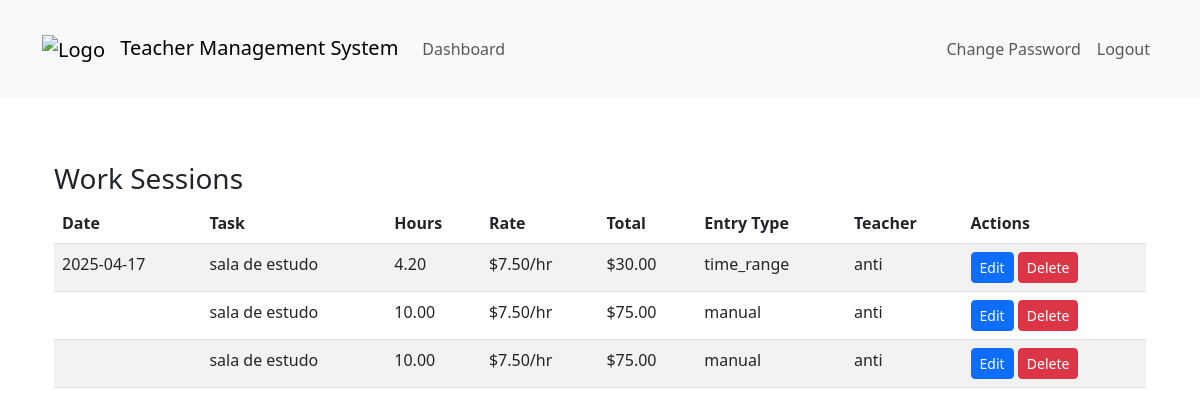
/dashboard/dashboard/superuser/work-sessions/ (signed in), run on the app's committed database.
### teachers_app/models.py (models this page shows, shortened)
class WorkSession(models.Model):
    ENTRY_TYPE_CHOICES = [
        ('manual', 'Manual Hours Input'),
        ('clock', 'Clock In/Out'),
        ('time_range', 'Time Range'),
    ]
    teacher = models.ForeignKey(Teacher, on_delete=models.CASCADE)
    task = models.ForeignKey(Task, on_delete=models.CASCADE)
    entry_type = models.CharField(max_length=10, choices=ENTRY_TYPE_CHOICES)
    hourly_rate = models.DecimalField(max_digits=10, decimal_places=2, null=True, blank=True)  # Store the hourly rate at creation time
    stored_hours = models.DecimalField(max_digits=10, decimal_places=2, null=True, blank=True)  # Store the hours at creation time
    is_deleted = models.BooleanField(default=False)
    deleted_at = models.DateTimeField(null=True, blank=True)
    manual_hours = models.DecimalField(max_digits=5, decimal_places=2, null=True, blank=True)
    clock_in = models.DateTimeField(null=True, blank=True)
    clock_out = models.DateTimeField(null=True, blank=True)
    start_time = models.DateTimeField(null=True, blank=True)
    end_time = models.DateTimeField(null=True, blank=True)
    created_at = models.DateTimeField(auto_now_add=True)
    total_amount = models.DecimalField(max_digits=10, decimal_places=2, null=True, blank=True)
    def calculated_hours(self):
        if self.entry_type == 'manual' and self.manual_hours:
            return self.manual_hours
        elif self.entry_type == 'clock' and self.clock_in and self.clock_out:
            duration = self.clock_out - self.clock_in
            return duration.total_seconds() / 3600  # Return hours
        elif self.entry_type == 'time_range' and self.start_time and self.end_time:
            duration = self.end_time - self.start_time
            return duration.total_seconds() / 3600  # Return hours
        return None  # Return None if no valid data

class Task(models.Model):
    name = models.CharField(max_length=200)
    description = models.TextField(blank=True, null=True)
    duration = models.DurationField(null=True, blank=True)
    price = models.DecimalField(max_digits=10, decimal_places=2, default=0.00)
    hourly_rate = models.DecimalField(max_digits=10, decimal_places=2)
    created_at = models.DateTimeField(auto_now_add=True)
    updated_at = models.DateTimeField(auto_now=True)
    is_active = models.BooleanField(default=True)

class Teacher(models.Model):
    user = models.OneToOneField(CustomUser, on_delete=models.CASCADE)
    subjects = models.CharField(max_length=200, blank=True, help_text="Optional: List of subjects taught")

class CustomUser(AbstractUser):
    is_student   = models.BooleanField(default=False)
    is_teacher = models.BooleanField(default=False)
    is_inspector = models.BooleanField(default=False)

### teachers_app/views.py (the view)
# urls.py: path('dashboard/superuser/work-sessions/', views.list_work_sessions, name='superuser_list_work_sessions'),
@login_required
@user_passes_test(lambda u: u.is_superuser)
def list_work_sessions(request):
    work_sessions = WorkSession.objects.select_related('task', 'teacher').order_by('-start_time')
    context = {
        'work_sessions': work_sessions
    }
    return render(request, 'superuser/list_work_sessions.html', context)

### templates/superuser/list_work_sessions.html (shortened to what this page needs)
{% extends 'base.html' %}
{% load static %}
{% block content %}
<div class="container">
    <h3>Work Sessions</h3>
    <div class="row">
        <div class="col-md-12">
            <table class="table table-striped">
                <thead>
                    <tr>
                        <th>Date</th>
                        <th>Task</th>
                        <th>Hours</th>
                        <th>Rate</th>
                        <th>Total</th>
                        <th>Entry Type</th>
                        <th>Teacher</th>
                        <th>Actions</th>
                    </tr>
                </thead>
                <tbody>
                    {% for session in work_sessions %}
                    <tr>
                        <td>{{ session.start_time|date:"Y-m-d" }}</td>
                        <td>{{ session.task.name }}</td>
                        <td>{{ session.calculated_hours|floatformat:2 }}</td>
                        <td>${{ session.task.hourly_rate|floatformat:2 }}/hr</td>
                        <td>${{ session.total_amount|floatformat:2 }}</td>
                        <td>{{ session.entry_type }}</td>
                        <td>{{ session.teacher.user.username }}</td>
                        <td>
                            <a href="{% url 'edit_work_session' session.id %}" class="btn btn-sm btn-primary">Edit</a>
                            <form method="post" action="{% url 'delete_work_session' session.id %}" style="display: inline;" onsubmit="return confirm('Are you sure you want to delete this work session?');">
                                <button type="submit" class="btn btn-sm btn-danger">Delete</button>
                            </form>
                        </td>
                    </tr>
                    {% empty %}
                    <tr>
                        <td colspan="8">No work sessions found.</td>
                    </tr>
                    {% endfor %}
                </tbody>
            </table>
        </div>
    </div>
</div>
{% endblock %}

### static/css/custom.css (style rules this page uses)
body { margin: 0; min-height: 100vh; background-size: cover; background-position: center; background-attachment: fixed; background-repeat: no-repeat; }
body::before { content: ""; position: fixed; top: 0; left: 0; width: 100%; height: 100%; z-index: -1; }
.container { padding-top: 20px; padding-bottom: 20px; }
.custom-bg { margin: 0; min-height: 100vh; background-image: url('/static/images/background.png'); background-size: cover; background-position: center; background-attachment: fixed; background-repeat: no-repeat; }

### data on the page
WorkSession: start_time "2025-04-17", task.name "sala de estudo", calculated_hours "4.20", task.hourly_rate "7.50", total_amount "30.00", entry_type "time_range", teacher.user.username "anti"
WorkSession: task.name "sala de estudo", calculated_hours "10.00", task.hourly_rate "7.50", total_amount "75.00", entry_type "manual", teacher.user.username "anti"
WorkSession: task.name "sala de estudo", calculated_hours "10.00", task.hourly_rate "7.50", total_amount "75.00", entry_type "manual", teacher.user.username "anti"
